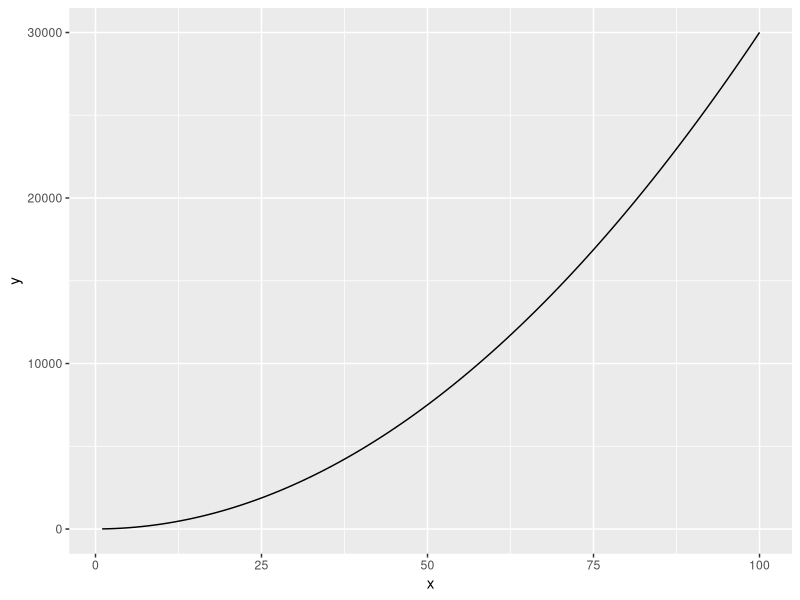
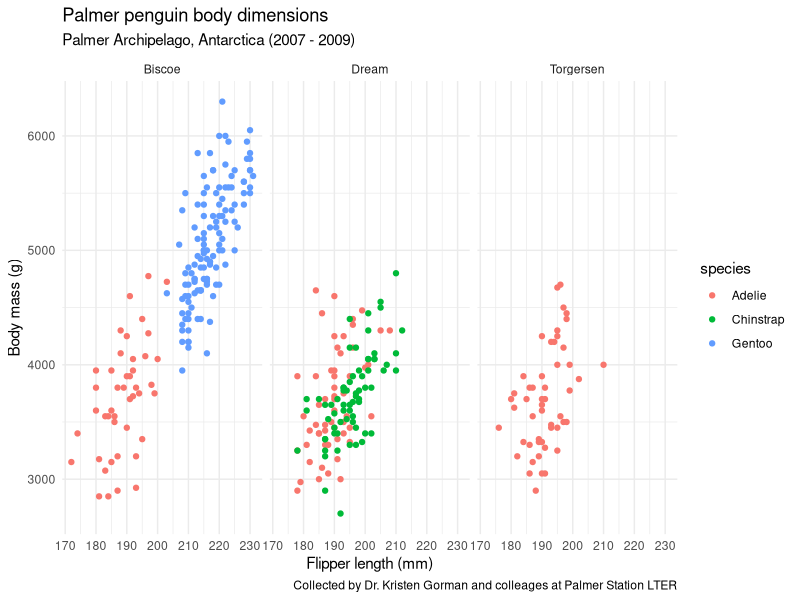

Write the R code that produced these figures, in order.
## ---- chunk 1
library(tidyverse)
library(palmerpenguins)
## ---- chunk 2
fx = function(x) {3 * x ^ 2 + 4}

#c is concatenate, vector of 2 values
#aes ( x = x ) mapping values of x to the values stored in this c frame
# "fun" is where you put what function you're graphing
# ggplot(data = df,...)
#c just puts the 2 values (1, 100) into a vector bc fun is just looking for endpoints ( 1 and 100) 
# you can also do seq() but this version is shorter because you only need endpoints

ggplot(data.frame(x = c(1, 100)), aes(x = x)) + 
  stat_function(fun = fx)



## ---- chunk 3
fxyz = expression(2 * x * y + 3 * (x ^ 2) * (z ^ 3))

dfdy = D(fxyz, 'y')

#dfdy
## ---- chunk 4
# view(penguins) in console!

# anything set to a constant should be outside of aes, anything set to a variable (i.e., island, species), should be within aes


ggplot() +
  geom_point(data = penguins, 
             aes(x = flipper_length_mm, 
                 y = body_mass_g,
                 color = species)) +
  labs(x = "Flipper length (mm)", 
       y = "Body mass (g)",
       title = "Palmer penguin body dimensions",
       subtitle = "Palmer Archipelago, Antarctica (2007 - 2009)",
       caption = "Collected by Dr. Kristen Gorman and colleages at Palmer Station LTER") + 
  facet_wrap(~island) + 
  theme_minimal()

